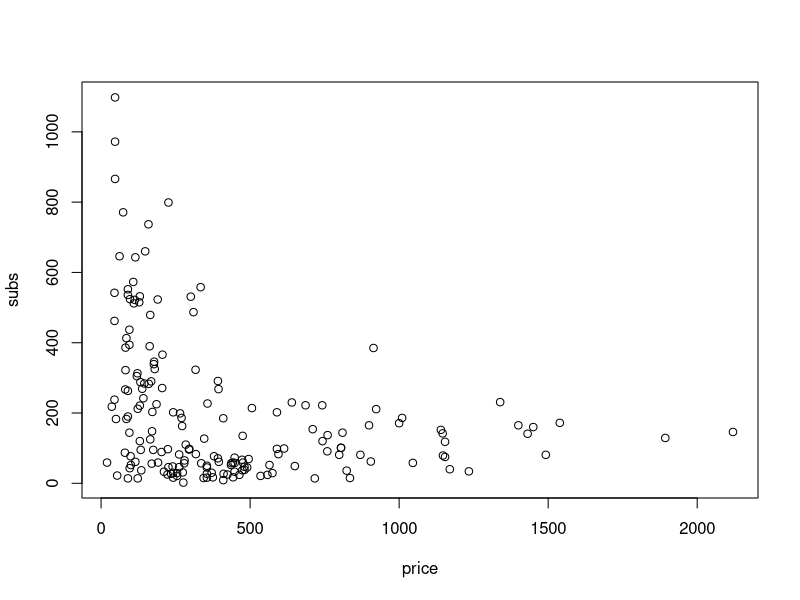
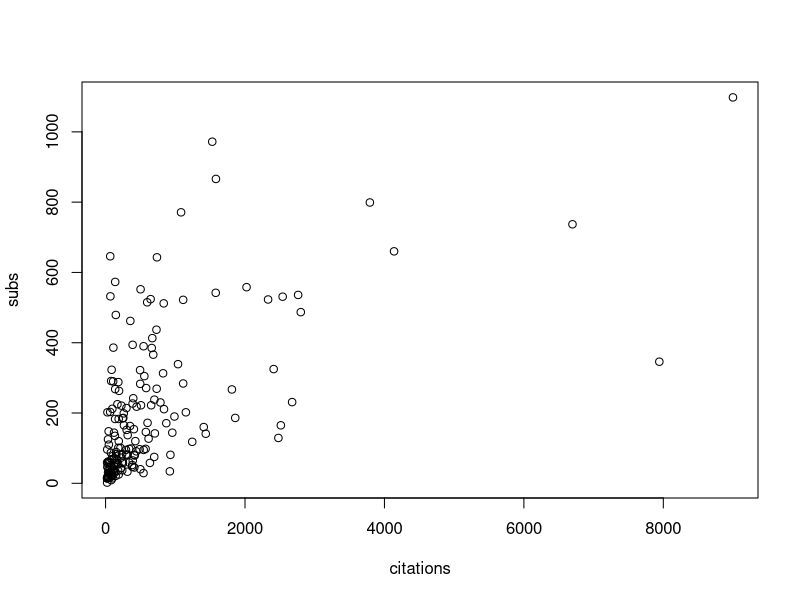
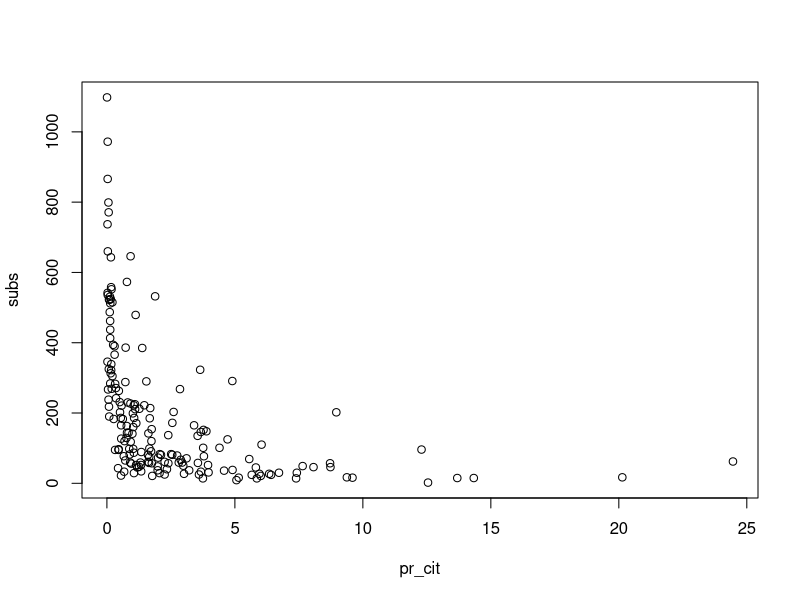
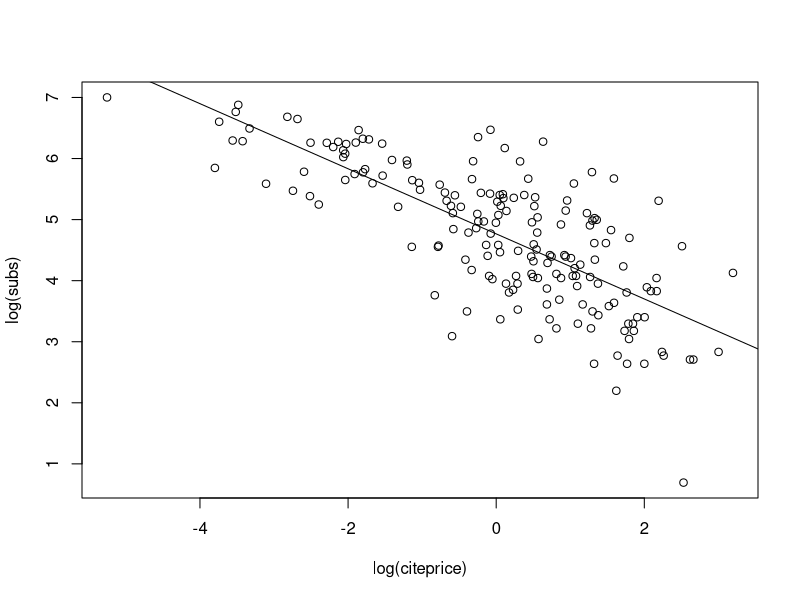

Source code (R) for these figures, in order: (Note: this script raises an error after producing the figures.)
# install.packages("AER")
install.packages("ggplot")
library(AER)
data("Journals", package = "AER")
dim(Journals)
names(Journals)
attach(Journals)
plot(subs~ price/citations)
pr_cit<-price/citations
plot(subs~ pr_cit)
journals <- Journals[c("subs", "price")]
names(journals)
journals$citeprice <- Journals$price/Journals$citations
summary(journals)
plot(log(subs) ~ log(citeprice), data = journals)
y<-log(journals$subs)
x<-log(journals$citeprice)
jour_lm <- lm(y ~ x)
abline(jour_lm)
class(jour_lm)
names(jour_lm)
summary(jour_lm)
xbar <- mean(x)
ybar <- mean(y)
Sxy <- sum( (y-ybar) * (x-xbar) )
Sxx <- sum( (x-xbar)^2 )
n <- length(y)
b1.hat <- cov(y,x)/var(x)
b1.hat
c(b1.hat, Sxy/Sxx)
b0.hat <- ybar - b1.hat * xbar
b0.hat
yfit <- b0.hat + b1.hat * x
e <- y - yfit
sig.hat <- sqrt(sum(e^2)/(n-2))
sig.hat
disp <- c(beta1.hat = b1.hat, beta0.hat = b0.hat,
          sigma.hat = sig.hat)
disp
signif(x = disp, digits = 2)
sig.hat1 <- sqrt(sum(e^2)/n)
sig.hat1
xseq<-seq(-4,4,.01)
densities<-dnorm(xseq, 0,1)
densities1<-dnorm(xseq, 2,1)
cumulative<-pnorm(xseq, 0, 1)

ggplot2(as_tibble(cbind(xseq,densities)))+
  geom_point(mapping=aes(x=xseq,y=densities))
            
